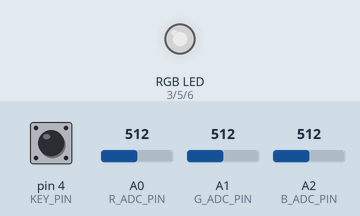
Recording of a sketch running on a simulated Arduino Uno, built with avr-gcc and run on an emulated ATmega328P. Parts: an RGB LED mixed from three pins (HIGH = lit). Dashed ring = blinking. The inputs (shaded band) are chosen by the test bench; at power-on: pin 4 (KEY_PIN) HIGH, A0 (R_ADC_PIN) = 512, A1 (G_ADC_PIN) = 512, A2 (B_ADC_PIN) = 512. Dim RGB values are drawn brighter than linear.

Above: at 1.2 s.
1.3 s: pin 4 (KEY_PIN) pulled LOW for 1 s
At 1.45 s:
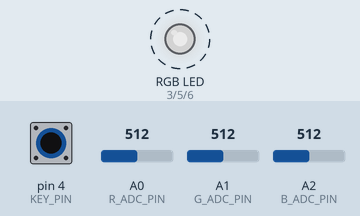
4.3 s: A0 (R_ADC_PIN) set to 716
At 5.3 s:
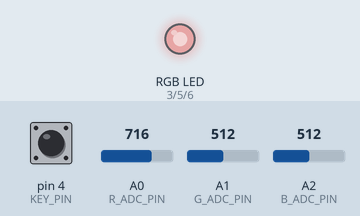
5.8 s: A1 (G_ADC_PIN) set to 716
At 6.4 s:
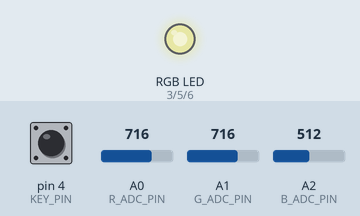
7.3 s: A2 (B_ADC_PIN) set to 716
At 7.6 s:
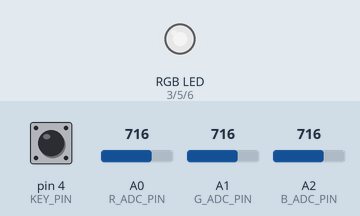
8.8 s: A0 (R_ADC_PIN) set to 900
At 9.9 s:
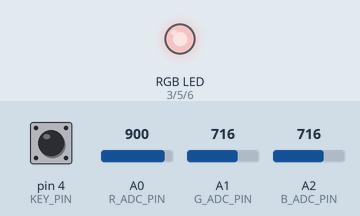
10.3 s: A1 (G_ADC_PIN) set to 900
At 11.1 s:
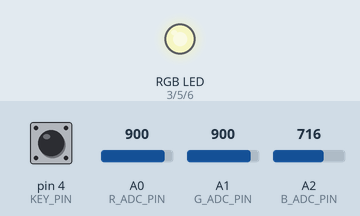
Timing chart, 0 to 12.8 s (numbered marks = the images above; inputs shaded):
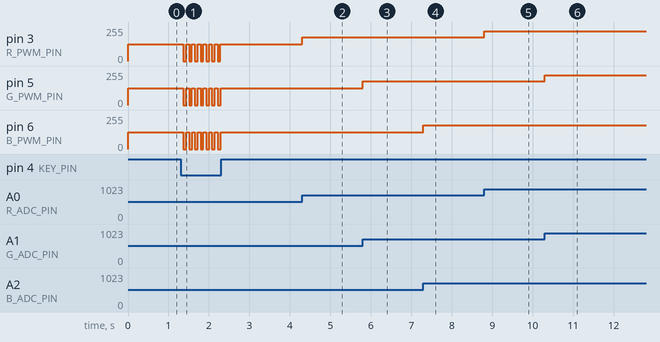

The sketch:

RGB_LED.ino
```cpp
#define   R_PWM_PIN       3
#define   G_PWM_PIN       5
#define   B_PWM_PIN       6
#define   R_ADC_PIN       A0
#define   G_ADC_PIN       A1
#define   B_ADC_PIN       A2
#define   KEY_PIN     4

#define   PWM_COUNT   3

#define   ADCThreshold    30


uint16_t ADCPrevVal[PWM_COUNT] = {0, 0, 0,};
uint8_t  PWMPins[PWM_COUNT] = {R_PWM_PIN, G_PWM_PIN, B_PWM_PIN,};
uint8_t  ADCPins[PWM_COUNT] = {R_ADC_PIN, G_ADC_PIN, B_ADC_PIN,};
bool LEDActive = true;

void setup()
{
  pinMode(KEY_PIN, INPUT);
  digitalWrite(KEY_PIN, HIGH);

  for (uint8_t i = 0; i < PWM_COUNT; i++)
    pinMode(PWMPins[i], OUTPUT);
}

void loop()
{
  if (LEDActive)
  {
    for (uint8_t i = 0; i < PWM_COUNT; i++)
    {
      uint16_t ADCNewVal = analogRead(ADCPins[i]);
      if (abs(ADCNewVal - ADCPrevVal[i]) >= ADCThreshold)
      {
        ADCPrevVal[i] = ADCNewVal;
        analogWrite(PWMPins[i], map(ADCPrevVal[i], 0, 1023, 0, 255));
      }
    }
  }

  if (!digitalRead(KEY_PIN))
  {
    delay(70);
    if (!digitalRead(KEY_PIN))
    {
      if (LEDActive)
      {
        LEDActive = false;
        for (uint8_t i = 0; i < PWM_COUNT; i++)
          analogWrite(PWMPins[i], 0);
      }

      else
      {
        LEDActive = true;
        for (uint8_t i = 0; i < PWM_COUNT; i++)
        {
          ADCPrevVal[i] = analogRead(ADCPins[i]);
          analogWrite(PWMPins[i], map(ADCPrevVal[i], 0, 1023, 0, 255));
        }
      }
    }
  }
}
```

Measured:
- after the input at 1.3 s, pin 3 (R_PWM_PIN), pin 5 (G_PWM_PIN), pin 6 (B_PWM_PIN): alternates 127/255 for 0.07 s and 0/255 for 0.07 s, 14 changes in all, then stays 127/255, starting after 0.07 s
- after the input at 4.3 s, pin 3 (R_PWM_PIN): 127/255 → 178/255 at once
- after the input at 5.8 s, pin 5 (G_PWM_PIN): 127/255 → 178/255 at once
- after the input at 7.3 s, pin 6 (B_PWM_PIN): 127/255 → 178/255 at once
- after the input at 8.8 s, pin 3 (R_PWM_PIN): 178/255 → 224/255 at once
- after the input at 10.3 s, pin 5 (G_PWM_PIN): 178/255 → 224/255 at once
